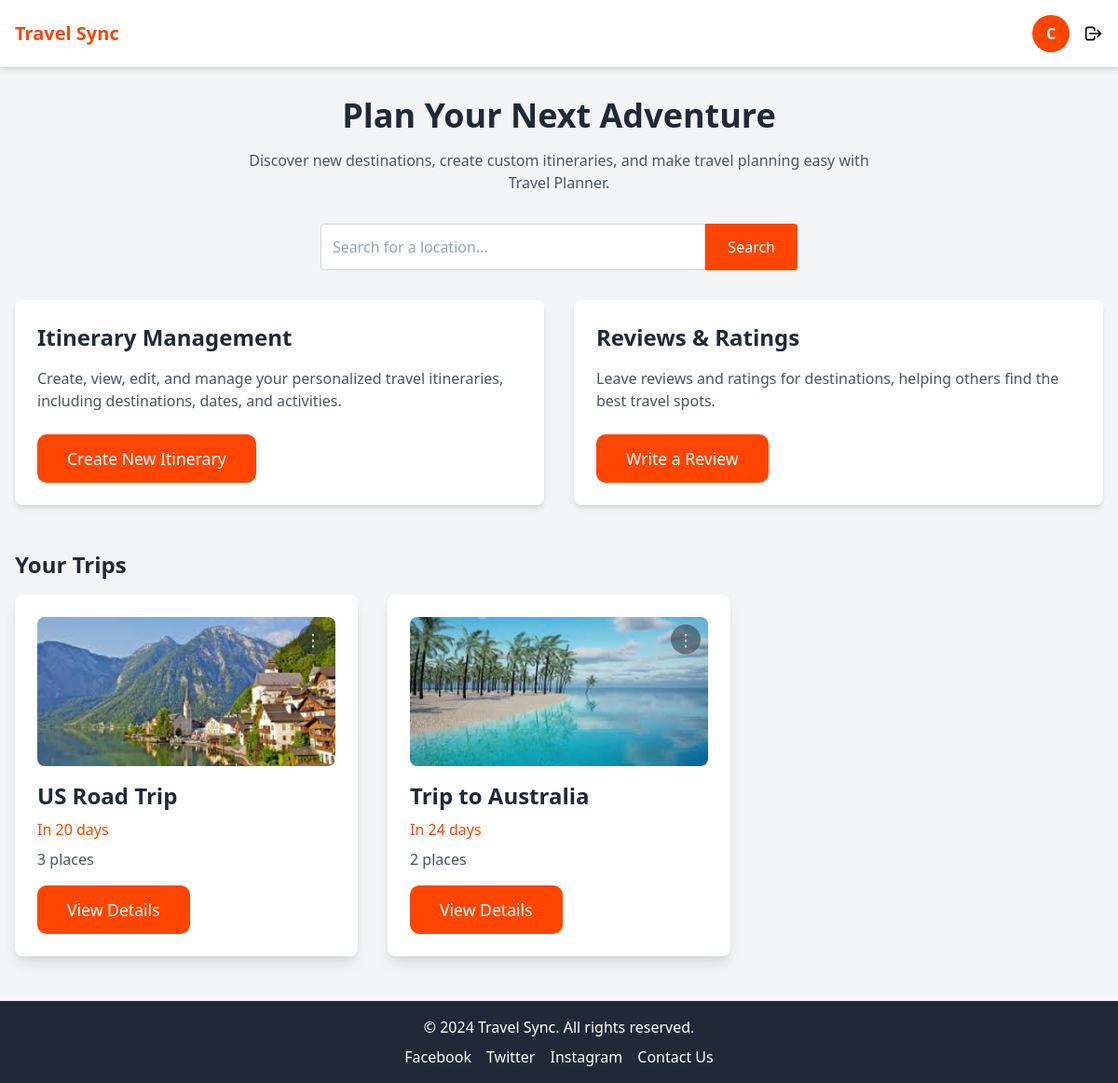
The page /mainpage (signed in) on the database its author committed.
### app/models.py (models this page shows, shortened)
class User(UserMixin, db.Model):
    id = db.Column(db.Integer, primary_key=True)
    username = db.Column(db.String(150), unique=True, nullable=False)
    email = db.Column(db.String(150), unique=True, nullable=False)
    password = db.Column(db.String(150), nullable=False)
    itineraries = db.relationship('Itinerary', backref='owner', lazy=True)

class Itinerary(db.Model):
    id = db.Column(db.Integer, primary_key=True)
    title = db.Column(db.String(200), nullable=False)
    start_date = db.Column(db.Date, nullable=False)
    end_date = db.Column(db.Date, nullable=False)
    locations = db.Column(db.Text, nullable=False)
    user_id = db.Column(db.Integer, db.ForeignKey('user.id'), nullable=False)
    reviews = db.relationship('Review', backref='itinerary', lazy=True)  # Changed backref to 'itinerary'

### app/routes.py (the view)
@app.route("/mainpage")
@login_required
def mainpage():
    username = current_user.username
    user_itineraries = Itinerary.query.filter_by(user_id=current_user.id).all()
    for itinerary in user_itineraries:
        itinerary.image_url = f"/static/images/{random.choice(image_filenames)}"
    return render_template("mainpage.html", username=username, itineraries=user_itineraries,now=datetime.now)

### app/routes.py (called while the page is built)
@login_manager.user_loader
def load_user(user_id):
    return User.query.get(int(user_id))

### app/templates/mainpage.html (shortened to what this page needs)
<!DOCTYPE html>
<html lang="en">
<head>
    <link href="https://cdn.jsdelivr.net/npm/tailwindcss@2.2.19/dist/tailwind.min.css" rel="stylesheet">
</head>
<body class="bg-gray-100 min-h-screen">
    <header class="bg-white text-black p-4 shadow-md sticky top-0 z-50">
        <div class="flex justify-between items-center">
            <h1 class="text-xl font-bold" style="color: orangered;">Travel Sync</h1>
            <nav class="flex items-center space-x-4">
                <div class="profile-circle" title="Profile">{{ username[0].upper() }}</div>
                <a href="/logout" class="flex items-center space-x-2 text-black font-bold hover:underline">
                    <svg xmlns="http://www.w3.org/2000/svg" class="h-5 w-5" fill="none" viewBox="0 0 24 24" stroke="currentColor">
                        <path stroke-linecap="round" stroke-linejoin="round" stroke-width="2" d="M17 16l4-4m0 0l-4-4m4 4H7m6 4v1a3 3 0 01-3 3H5a3 3 0 01-3-3V7a3 3 0 013-3h5a3 3 0 013 3v1" />
                    </svg>
                </a>
            </nav>
        </div>
    </header>
    <main class="flex-grow overflow-y-auto px-4">
        <div class="text-center max-w-2xl mx-auto my-8">
            <h2 class="text-4xl font-bold text-gray-800">Plan Your Next Adventure</h2>
            <p class="text-gray-600 mt-4">
                Discover new destinations, create custom itineraries, and make travel planning easy with Travel Planner.
            </p>
        </div>
         <div class="relative w-full max-w-lg mx-auto mb-8">
            <form action="/search" method="GET" class="flex">
              <input type="text" name="location" id="search-location" placeholder="Search for a location..." class="flex-grow p-3 border border-gray-300 rounded-l focus:ring-2 focus:ring-blue-400" required autocomplete="off">
              <button type="submit" class="px-6 text-white rounded-r search-button">
                Search
              </button>
            </form>
        </div>
        <div class="grid grid-cols-1 sm:grid-cols-2 lg:grid-cols-2 gap-8 mb-12 justify-center">
    <div class="feature-card bg-white p-6 rounded-lg shadow-md hover:shadow-lg transition-all">
        <h3 class="text-2xl font-semibold text-gray-800">Itinerary Management</h3>
        <p class="text-gray-600 mt-4">Create, view, edit, and manage your personalized travel itineraries, including destinations, dates, and activities.</p>
        <a href="/add-itinerary" class="cta-button mt-6 inline-block">Create New Itinerary</a>
    </div>
    <div class="feature-card bg-white p-6 rounded-lg shadow-md hover:shadow-lg transition-all">
        <h3 class="text-2xl font-semibold text-gray-800">Reviews & Ratings</h3>
        <p class="text-gray-600 mt-4">Leave reviews and ratings for destinations, helping others find the best travel spots.</p>
        <a href="#" class="cta-button mt-6 inline-block">Write a Review</a>
    </div>
</div>
        <h2 class="text-2xl font-bold text-gray-800 mb-4">Your Trips</h2>
        <div class="grid grid-cols-1 sm:grid-cols-2 lg:grid-cols-3 gap-8 mb-12">
            {% for itinerary in itineraries %}
            <div class="relative bg-white p-6 rounded-lg shadow-lg hover:shadow-xl transition-all duration-300 ease-in-out transform hover:scale-105">
                <div class="relative">
                    <img src="{{ itinerary.image_url }}" alt="Image for {{ itinerary.title }}" class="w-full h-40 object-cover rounded-lg mb-4">
                 <div class="absolute top-2 right-2">
    <button
        class="relative flex items-center justify-center w-8 h-8 bg-gray-800 bg-opacity-50 text-white rounded-full hover:bg-gray-900 focus:outline-none"
        onclick="toggleMenu('menu-{{ itinerary.id }}')"
        title="Options"
    >
        <span class="text-lg">⋮</span>
    </button>
</div>
                </div>
                <h3 class="text-2xl font-semibold text-gray-800">{{ itinerary.title }}</h3>
                <p class="text-gray-600 mt-2" style="color: orangered;">
                    {% if itinerary.start_date %}
                        {% set days_to_go = (itinerary.start_date - now().date()).days %}
                        {% if days_to_go >= 30 %}
                            In {{ days_to_go // 30 }} months
                        {% elif days_to_go > 0 %}
                            In {{ days_to_go }} days
                        {% else %}
                            Past due
                        {% endif %}
                    {% else %}
                        No dates set
                    {% endif %}
                </p>
                <p class="text-gray-600 mt-2">{{ itinerary.locations.split(',')|length if itinerary.locations else 0 }} places</p>
                <a href="/itinerary/{{ itinerary.id }}" class="cta-button mt-4 inline-block">View Details</a>
            </div>
            {% endfor %}
        </div>
    </main>
    <footer class="bg-gray-800 text-white p-4 text-center">
        <p>© 2024 Travel Sync. All rights reserved.</p>
        <div class="flex justify-center space-x-4 mt-2">
            <a href="#" class="hover:text-orange-500">Facebook</a>
            <a href="#" class="hover:text-orange-500">Twitter</a>
            <a href="#" class="hover:text-orange-500">Instagram</a>
            <a href="/contact" class="hover:text-orange-500">Contact Us</a>
        </div>
    </footer>
</body>
</html>

### app/templates/mainpage.html (style rules this page uses)
.search-button { background-color: orangered; }
.profile-circle { display: flex; align-items: center; justify-content: center; width: 40px; height: 40px; background-color: orangered; color: white; border-radius: 50%; font-size: 1rem; font-weight: bold; }
.cta-button { background-color: orangered; color: white; padding: 0.8rem 2rem; font-size: 1.1rem; border-radius: 10px; transition: background-color 0.3s ease; }

### rows shown on the page
User: username "C"
Itinerary: shows a picture, title "US Road Trip", locations.split|length "3"
Itinerary: shows a picture, title "Trip to Australia", locations.split|length "2"
